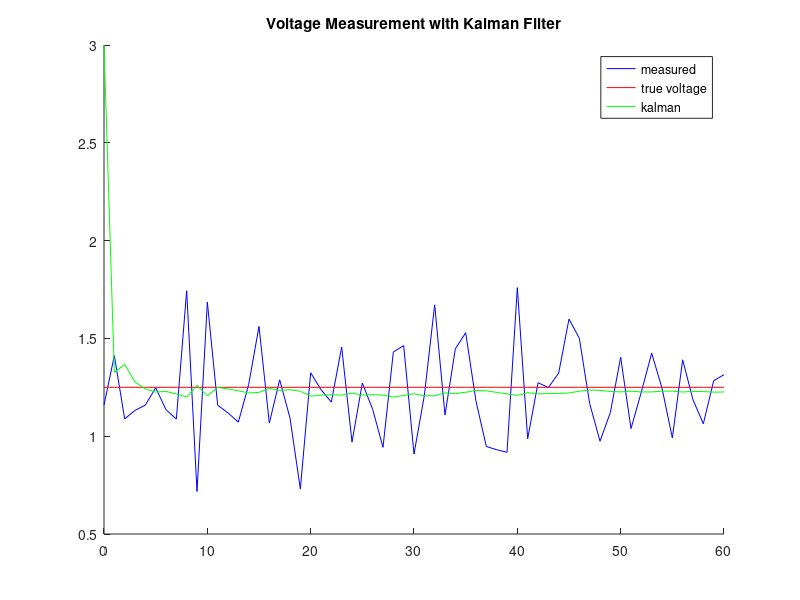

Recreate this plot in MATLAB.
clc,clear,close all 
T=60;
Tt=1;
Q=0.00001*eye(1);
Z=eye(1);
H=eye(1);
R=0.1*eye(1);
I=eye(1);
A=[1];
B=[1];
P=[1];
xhat = [3]
measuredvoltage = [];
truevoltage = [];
kalman = [];
current_state_estimate=[3];
current_prob_estimate=eye(1);
figure;
hold on;
t=1.25;
e= 0.25;
control_vector = [0];
index = 1;
for i=0:Tt:T
    measured = normrnd(t,e);
    measuredvoltage(index) = measured;
    truevoltage(index) = t;
    kalman(index)= current_state_estimate; 
    %%
    predicted_state_estimate=A*current_state_estimate+B*control_vector;
    predicted_prob_estimate = (A*current_prob_estimate)*A'+Q;
    Kg=predicted_prob_estimate*H'*(H*predicted_prob_estimate*H'+R)^(-1);
    current_prob_estimate=(I-Kg*H)*predicted_prob_estimate; 
    Z = [measured];
    current_state_estimate=predicted_state_estimate+Kg*(Z-H*predicted_state_estimate);    
    %%
    index=index+1;
end 
plot(0:Tt:T,measuredvoltage,'b',0:Tt:T,truevoltage,'r',0:Tt:T,kalman,'g')
title('Voltage Measurement with Kalman Filter')
legend('measured','true voltage','kalman')